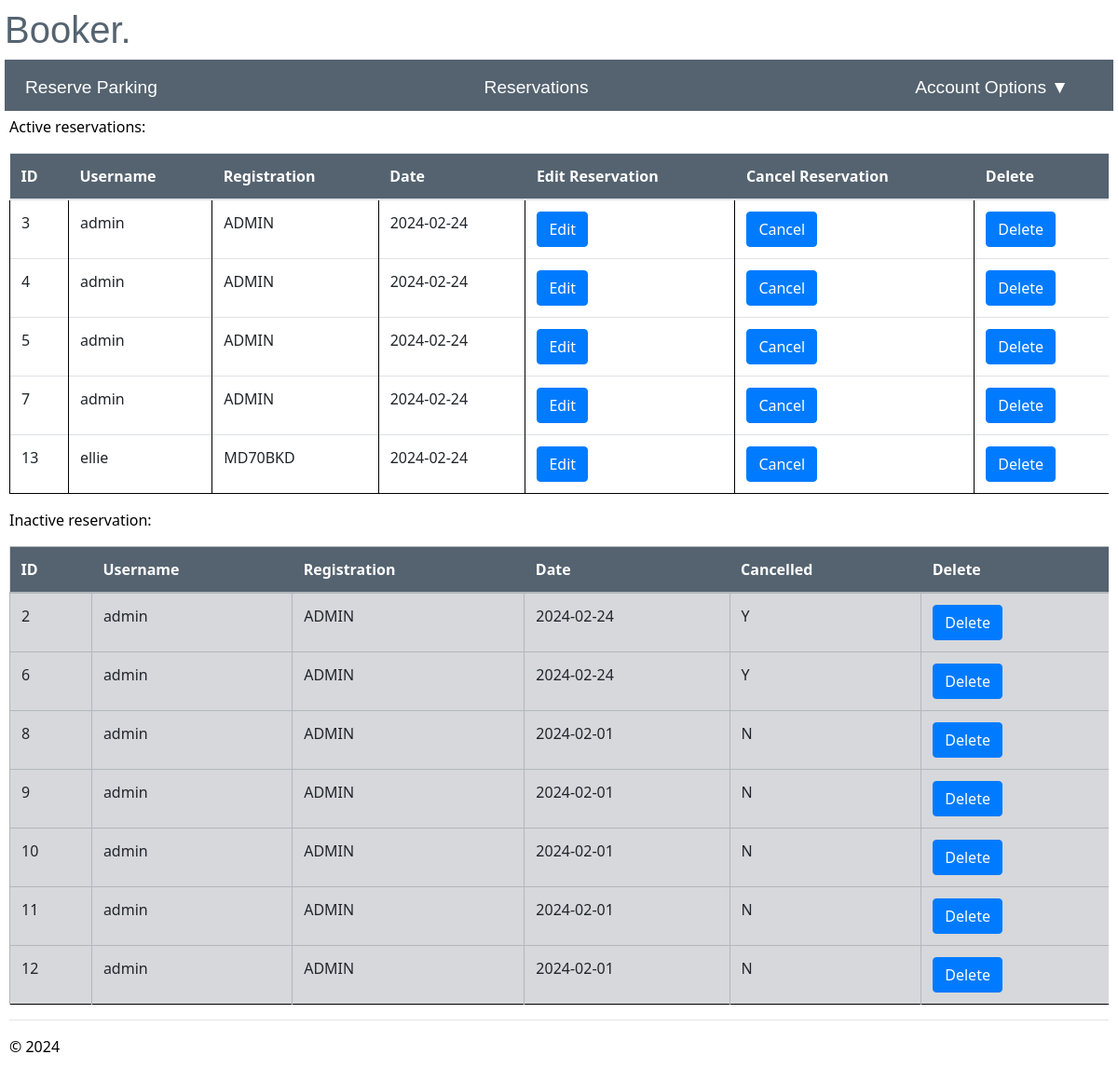
/reservations (signed in), run on the app's committed database.
### app/models/models.py (models this page shows)
class reserve(db.Model):
    __tablename__ = 'reserve'
    id = db.Column(db.Integer, primary_key=True, nullable=False)
    username = db.Column(db.String(20), db.ForeignKey('user.id'), nullable=False)
    registration = db.Column(db.String(9), nullable=False)
    date = db.Column(db.Integer,nullable=False)
    cancelled = db.Column(db.String(1), nullable=False, default='N')

### app/main/routes.py (the view, shortened to what this page needs)
@bp.route("/reservations")
@login_required
def reservations():
    if current_user.authorised =='Y':
        if current_user.role =='admin':
            active_reservations = reserve.query.filter(reserve.cancelled == 'N', reserve.date >= func.current_date()).all()
            inactive_reservations = reserve.query.filter(or_(reserve.cancelled == 'Y', reserve.date < func.current_date())).all()
            current_app.logger.info('Username: %s accessed reservations', current_user.username)
        return render_template("reservations.html", active_reservations=active_reservations, inactive_reservations=inactive_reservations)
    else:
        current_app.logger.warning('Username: %s attempted to access reservations when they are not authorised', current_user.username)
        return render_template("unauthorised.html")

### app/__init__.py (called while the page is built)
def create_app(config_class=Config):
    app = Flask(__name__)
    app.config.from_object(config_class)
    db.init_app(app)
    login_manager.init_app(app)
    app.logger.setLevel(logging.INFO)
    handler = RotatingFileHandler('app.log', maxBytes=10240, backupCount=10)
    handler.setLevel(logging.INFO)
    formatter = logging.Formatter('%(asctime)s - %(levelname)s - %(message)s', datefmt='%Y-%m-%d %H:%M:%S')
    handler.setFormatter(formatter)
    app.logger.addHandler(handler)
    from app.main import bp as main_bp
    app.register_blueprint(main_bp)
    from app.user import bp as user_bp
    app.register_blueprint(user_bp)
    from app.admin import bp as admin_bp
    app.register_blueprint(admin_bp)
    @login_manager.user_loader
    def load_user(user_id):
        return User.query.get(int(user_id))
    return app

### app/user/routes.py (called while the page is built)
@bp.before_app_request
def make_session_permanent():
    session.permanent = True
    current_app.permanent_session_lifetime = timedelta(seconds=30)

### app/main/templates/reservations.html (shortened to what this page needs)
{% extends "layout.html" %}
{% block content %}
<p>Active reservations:</p>
<table class="table table-hover">
  <thead class="active tables">
    <th>ID</th>
    <th>Username</th>
    <th>Registration</th>
    <th>Date</th>
    <th>Edit Reservation</th>
    <th>Cancel Reservation</th>
    {% if current_user.role == 'admin' %}
    <th>Delete</th>
    {% endif %}
  </thead>
  <tbody>
    {% for reservation in active_reservations %}
    <tr>
      <td>{{reservation.id}}</td>
      <td>{{reservation.username}}</td>
      <td>{{reservation.registration}}</td>
      <td>{{reservation.date}}</td>
      <td><a href='{{url_for("main.edit_reservations", id=reservation.id)}}' class='btn btn-primary'>Edit</a></td>
      <td>
        <form method="POST" action="/cancel_reservation/">
          <input type="submit" class='btn btn-primary' value='Cancel'>
        </form>
      </td>
      {% if current_user.role == 'admin' %}
      <td>
        <form method="POST" action="/delete_reservation/">
          <input type="submit" class='btn btn-primary' value="Delete" onclick='return confirm("Are you sure you want to delete this ticket?")'>
        </form>
      </td>
      {% endif %}
    </tr>
    {% endfor %}
  </tbody>
</table>
<p> Inactive reservation:</p>
<table class="table table-secondary">
  <thead class="inactive tables">
    <th>ID</th>
    <th>Username</th>
    <th>Registration</th>
    <th>Date</th>
    <th>Cancelled</th>
    {% if current_user.role == 'admin' %}
    <th>Delete</th>
    {% endif %}
  </thead>
  <tbody>
    {% for reservation in inactive_reservations %}
    <tr>
      <td>{{reservation.id}}</td>
      <td>{{reservation.username}}</td>
      <td>{{reservation.registration}}</td>
      <td>{{reservation.date}}</td>
      <td>{{reservation.cancelled}}</td>
      {% if current_user.role == 'admin' %}
      <td>
        <form method="POST" action="/delete_reservation/">
          <input type="submit" class='btn btn-primary' value="Delete" onclick='return confirm("Are you sure you want to delete this ticket?")'>
        </form>
      </td>
      {% endif %}
    </tr>
    {% endfor %}
  </tbody>
</table>
{% endblock %}

### app/main/templates/layout.html (shortened to what this page needs)
<!DOCTYPE html>
<html>
    <head>
        <link rel="stylesheet" href="https://stackpath.bootstrapcdn.com/bootstrap/4.5.2/css/bootstrap.min.css">
        <link rel="stylesheet" type="text/css" href="{{ url_for('static', filename='site.css')}}" />
    </head>
    <body>
        <div class="heading">
            <h1>Booker.</h1>
        <div class="navbar">
          <a  href="{{ url_for('main.reserve_parking') }}" class="navbar-item">Reserve Parking</a>
          <a href="{{ url_for('main.reservations') }}" class="navbar-item">Reservations</a>
          <div class="dropdown">
            <a class="navbar-item dropdown-arrow" >Account Options</a>
          </div>
        </div>
        <div class="body-content">
            {% block content %}
            {% endblock %}
            <hr/>
            <footer>
                <p>&copy; 2024</p>
            </footer>
        </div>
    </body>
</html>

### app/static/site.css (style rules this page uses)
.body-content { padding: 5px; font-family:'Segoe UI', Tahoma, Geneva, Verdana, sans-serif; color: rgb(0, 0, 0); }
.heading { display:block; flex-direction: column; justify-content: center; align-items: center; color: rgb(85, 99, 112); font-family:Arial, Helvetica, sans-serif }
.navbar { background-color: rgb(85, 99, 112); font-size: 1.2em; font-family: 'Trebuchet MS', 'Lucida Sans Unicode', 'Lucida Grande', 'Lucida Sans', Arial, sans-serif; color: white; padding: 8px 30px 2px 4px; }
.navbar-item { padding: 8px; margin: 0 10px; text-decoration: none; color: white; cursor: pointer; }
.dropdown-arrow::after { content: '\25BC'; margin-left: 5px; }
tr { border-bottom: 1px solid black; }
td { padding: 1em; border-left: 1px solid black; }
.tables { background-color: rgb(85, 99, 112); color: white; }

### app/main/templates/layout.html (style rules this page uses)
body { padding: 8px 5px 8px 5px; }

### data on the page
reserve: id "3", username "admin", registration "ADMIN", date "2024-02-24"
reserve: id "4", username "admin", registration "ADMIN", date "2024-02-24"
reserve: id "5", username "admin", registration "ADMIN", date "2024-02-24"
reserve: id "7", username "admin", registration "ADMIN", date "2024-02-24"
reserve: id "13", username "ellie", registration "MD70BKD", date "2024-02-24"
reserve: id "2", username "admin", registration "ADMIN", date "2024-02-24", cancelled "Y"
reserve: id "6", username "admin", registration "ADMIN", date "2024-02-24", cancelled "Y"
reserve: id "8", username "admin", registration "ADMIN", date "2024-02-01", cancelled "N"
reserve: id "9", username "admin", registration "ADMIN", date "2024-02-01", cancelled "N"
reserve: id "10", username "admin", registration "ADMIN", date "2024-02-01", cancelled "N"
reserve: id "11", username "admin", registration "ADMIN", date "2024-02-01", cancelled "N"
reserve: id "12", username "admin", registration "ADMIN", date "2024-02-01", cancelled "N"
